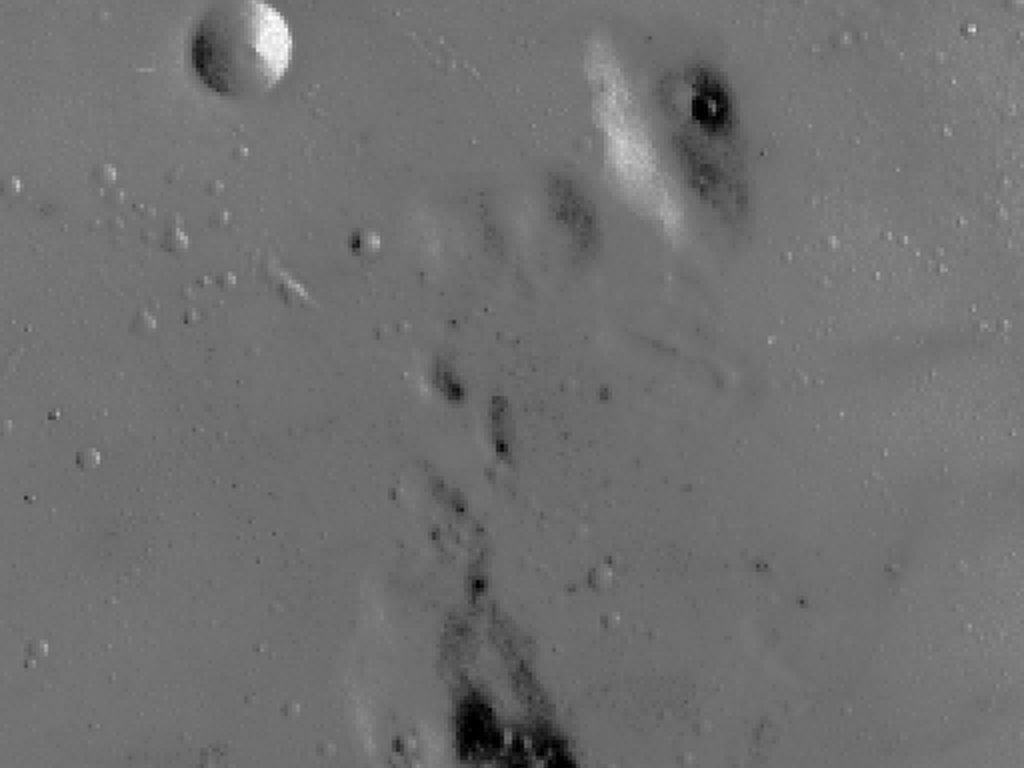
#> input picture PNG/Task_04_Gamma_Transformation.png, 1024 x 768 px
$ python 04_Gamma_Transformation.py
#> lines starting #> are read from the running program, lines starting #| are printed output that depends on the picture
from PIL import Image

image = Image.open("PNG/Task_04_Gamma_Transformation.png")
#> image is the input picture: PIL image 1024x768 L; min 0, max 255, mean 112.6

if image.mode not in ("L", "RGB"):
    image = image.convert("RGB")

width, height = image.size
#> width = 1024; height = 768

gamma = [0.5, 1.0, 2.0]

for g in gamma:
    if g <= 0:
        raise ValueError("Gamma value must be greater than 0")

    output_image = Image.new(image.mode, (width, height))

    input_pixels = image.load()
    output_pixels = output_image.load()

    for y in range(height):
        for x in range(width):
            pixel = input_pixels[x, y]
            if image.mode == "L":
                new_pixel = int(255 * (pixel / 255) ** g)
                output_pixels[x, y] = new_pixel
            else:
                r, g, b = pixel
                new_r = int(255 * (r / 255) ** g)
                new_g = int(255 * (g / 255) ** g)
                new_b = int(255 * (b / 255) ** g)
                output_pixels[x, y] = (new_r, new_g, new_b)
    output_image.save(f"Output/Task_04_Gamma_Transformation_gamma_{g}.png")
    print(f"Gamma transformed image saved as 'Output/Task_04_Gamma_Transformation_gamma_{g}.png'")
#> this loop made 3 passes
#> pass 1, `output_image.save(f"Output/Task_04_Gamma_Transformation_gamma_{g}.png")`:
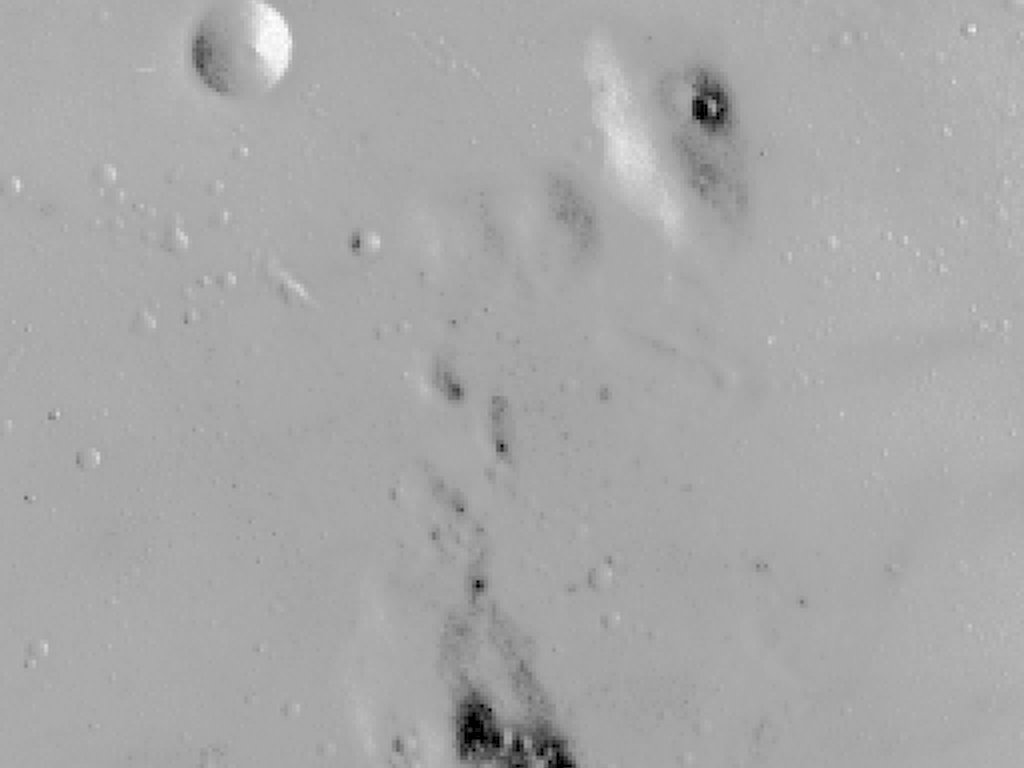
#> saved as Task_04_Gamma_Transformation_gamma_0.5.png: PIL image 1024x768 L; min 0, max 255, mean 168.4
#> after the loop:
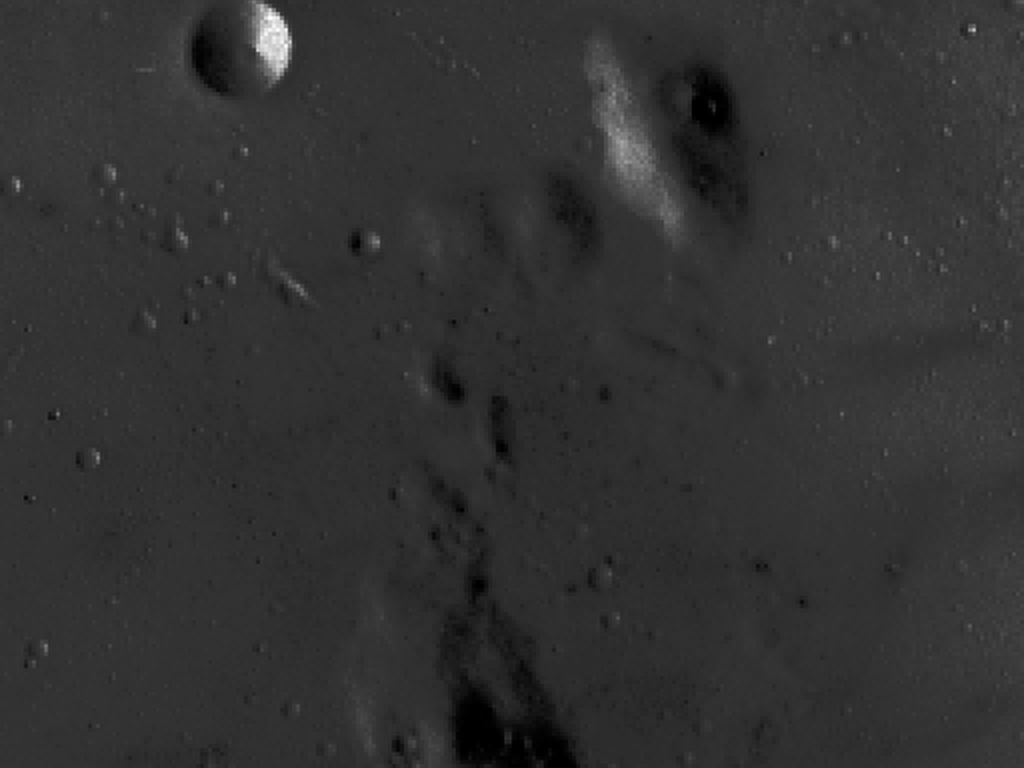
#> output_image: PIL image 1024x768 L; min 0, max 255, mean 49.9

$ run again, with PNG/Task_06_Histogram_Equalization.png copied over PNG/Task_04_Gamma_Transformation.png
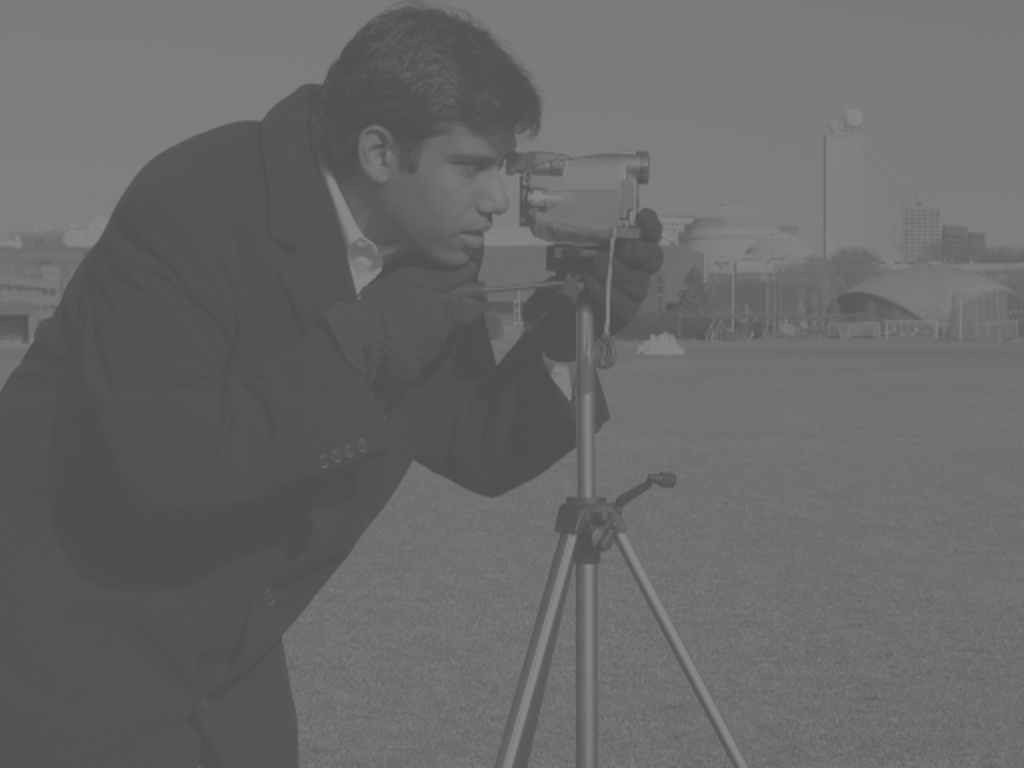
#> input picture PNG/Task_06_Histogram_Equalization.png, 1024 x 768 px
#> image is the input picture: PIL image 1024x768 L; min 78, max 134, mean 104.5
#> the loop `for g in gamma:` made 3 passes
#> pass 1, `output_image.save(f"Output/Task_04_Gamma_Transformation_gamma_{g}.png")`:
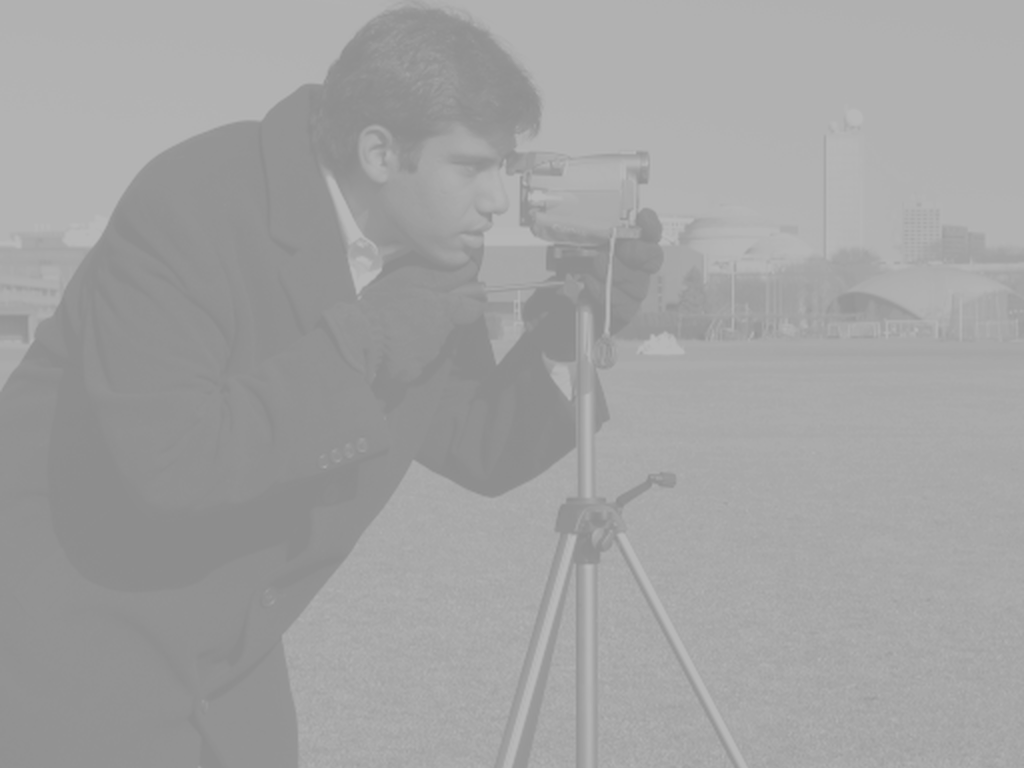
#> saved as Task_04_Gamma_Transformation_gamma_0.5.png: PIL image 1024x768 L; min 141, max 184, mean 162.2
#> after the loop `for g in gamma:`:
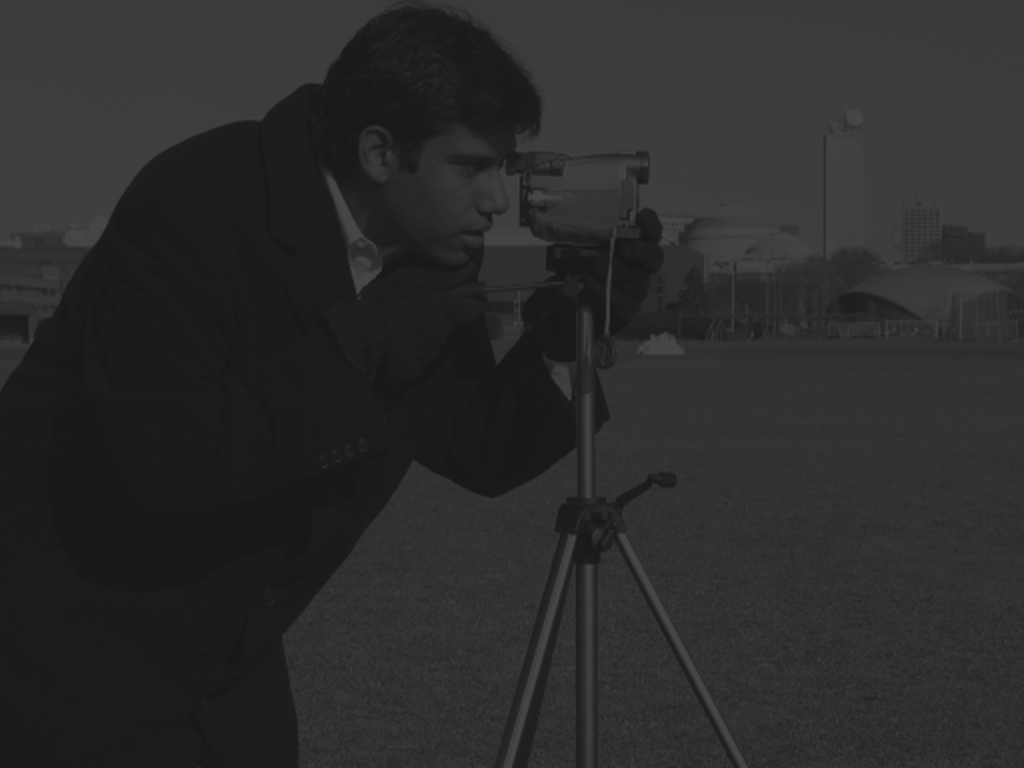
#> output_image: PIL image 1024x768 L; min 23, max 70, mean 43.5
